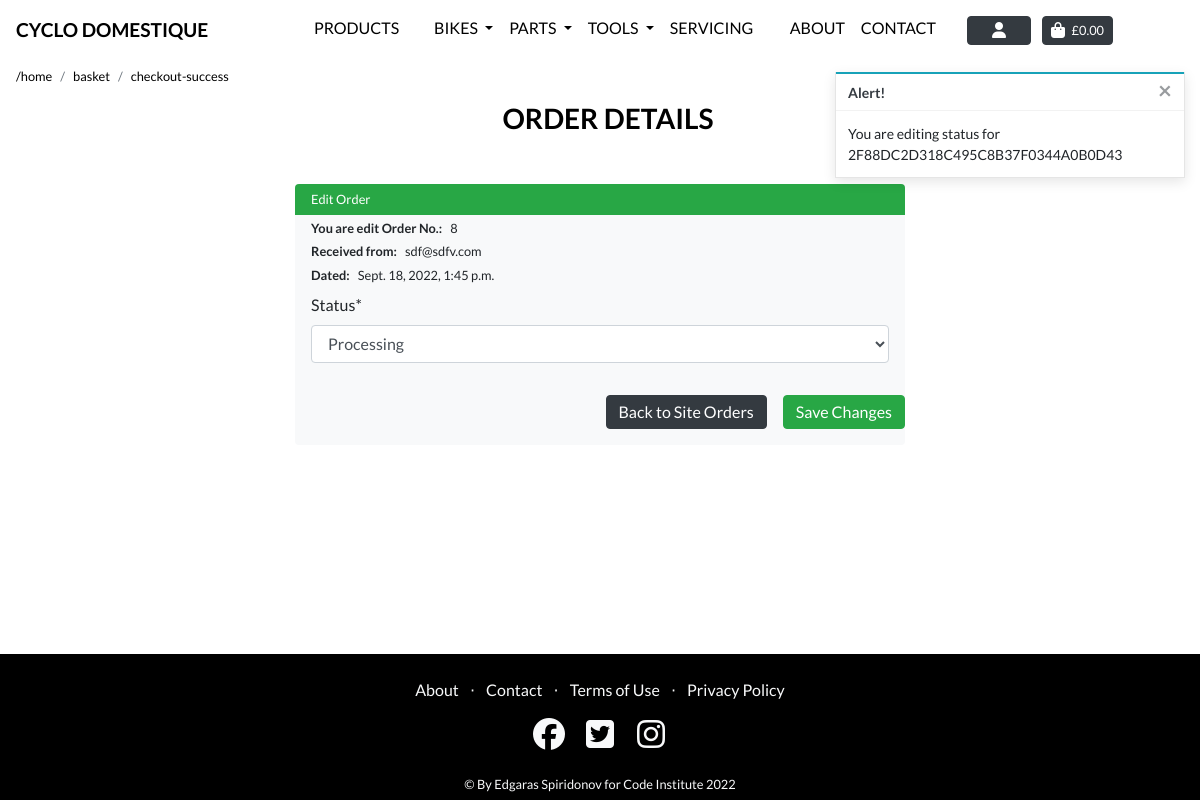
The page /profile/order/edit/2F88DC2D318C495C8B37F0344A0B0D43/ (signed in) on the database as committed earlier.
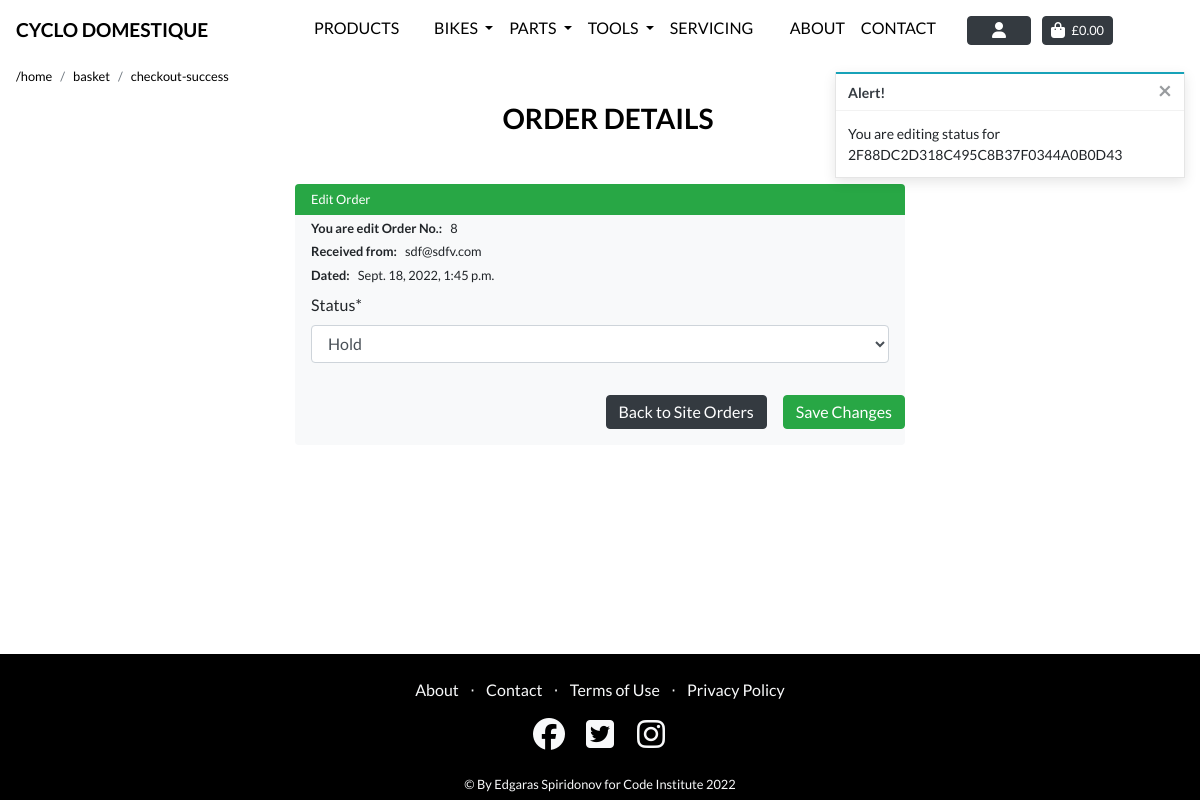
The same page on the database as committed later.
### checkout/models.py (models this page shows, shortened)
class Order(models.Model):
    order_number = models.CharField(max_length=32, null=False, editable=False)
    user_profile = models.ForeignKey(UserProfile, on_delete=models.SET_NULL,
                                     null=True, blank=True,
                                     related_name='orders')
    full_name = models.CharField(max_length=50, null=False, blank=False)
    email = models.EmailField(max_length=254, null=False, blank=False)
    phone_number = models.CharField(max_length=20, null=False, blank=False)
    town_or_city = models.CharField(max_length=40, null=False, blank=False)
    street_address1 = models.CharField(max_length=80, null=False, blank=False)
    street_address2 = models.CharField(max_length=80, null=True, blank=True)
    county = models.CharField(max_length=80, null=True, blank=True)
    country = CountryField(blank_label='Country *', null=False, blank=False)
    postcode = models.CharField(max_length=20, null=True, blank=True)
    date = models.DateTimeField(auto_now_add=True)
    delivery_cost = models.DecimalField(max_digits=6,
                                        decimal_places=2,
                                        null=False, default=0)
    order_total = models.DecimalField(max_digits=10,
                                      decimal_places=2,
                                      null=False, default=0)
    grand_total = models.DecimalField(max_digits=10,
                                      decimal_places=2,
                                      null=False, default=0)
    original_basket = models.TextField(null=False, blank=False, default='')
    stripe_pid = models.CharField(max_length=254,
                                  null=False, blank=False, default='')
    status = models.IntegerField(choices=status, default=0)

### profiles/views.py (the view)
# urls.py: path('order/edit/<order_number>/', views.edit_order, name='edit_order'),
@login_required
def edit_order(request, order_number):
    if not request.user.is_superuser:
        messages.error(request, 'Sorry, only store owners can do that.')
        return redirect(reverse('home'))
    order = get_object_or_404(Order, order_number=order_number)
    if request.method == 'POST':
        form = UpdateOrder(request.POST, instance=order)
        if form.is_valid():
            form.save()
            messages.success(request, 'Successfully updated order!')
            return redirect(reverse('site_orders'))
        else:
            messages.error(request, 'Failed to update order status.'
                           'Please ensure the form is valid.')
    else:
        form = UpdateOrder(instance=order)
        messages.info(request, f'You are editing status '
                      f'for {order.order_number}')
    template = 'profiles/edit_order.html'
    context = {
        'form': form,
        'order': order,
        'on_inventory_page': True
    }
    return render(request, template, context)

### profiles/forms.py
class UpdateOrder(forms.ModelForm):
    class Meta:
        model = Order
        fields = ['status']

### profiles/templates/profiles/edit_order.html (shortened to what this page needs)
{% extends "base.html" %}
{% load static %}
{% block extra_css %}
    <link rel="stylesheet" href="{% static 'checkout/css/checkout.css' %}">
    <link rel="stylesheet" href="{% static 'css/page_navbar.css' %}">
{% endblock %}
{% block page_header %}
<div class="header-container header-mobile">
</div>
{% endblock %}
{% block content %}
<div class="ml-3">
    <div class="col-md-12 px-0 mb-1">
        <nav aria-label="breadcrumb">
          <ol class="breadcrumb bg-transparent pl-0 mb-0  small">
            <li class="breadcrumb-item"><a class="text-black text-lowercase" href="/">/home</a></li>
            <li class="breadcrumb-item"><a class="text-black text-lowercase" href="/basket">basket</a></li>
            <li class="breadcrumb-item"><a class="text-black text-lowercase" href="/checkout/checkout_success/ {{ order.order_number }}">checkout-success</a></li>
          </ol>
        </nav>
    </div>
</div>
<div class="container">
    <div class="row">
        <div class="col">
            <h3 class="text-black text-uppercase font-weight-bold mb-5 text-center pl-3"> Order Details </h3>
        </div>
    </div>
    <div class="row">
        <div class="col-2 d-none d-md-block d-lg-block d-xl-block"></div>
        <div class="col-12 col-md-8 ">
            <form method="POST" action="{% url 'edit_order' order.order_number %}" class="form bg-light rounded " enctype="multipart/form-data">
                <h5 class="pl-3 bg-success rounded-top text-white font-weight-normal small py-2 mb-0">Edit Order</h5>
                <div class="px-3">
                    <p class="pt-1 m-0 small"><span class="font-weight-bold pr-2">You are edit Order No.:</span>{{ order.pk}}</p>
                    <p class="pt-1 m-0 small"><span class="font-weight-bold pr-2">Received from:</span>{{ order.email}}</p>
                    <p class="pt-1 m-0 small"><span class="font-weight-bold pr-2">Dated:</span>{{ order.date}}</p>
                </div>
                <div class="px-3 mt-2">
                    {% for field in form %}
                        {{ field | as_crispy_field  }}
                    {% endfor %}
                </div>
                <div class="text-right py-3 mb-5">
                    <a class="btn  btn-dark rounded flex-column py-1 mr-3" href="{% url 'site_orders' %}">Back to Site Orders</a>
                    <button class="btn btn-success rounded flex-column py-1 float-right" type="submit">Save Changes</button>
                </div>
            </form>
    </div>
</div>
{% include "includes/footer.html" %}
{% endblock %}

Rows that differ between the two databases and show on the page:
changed Order "sdf@sdfv.com": status "Processing" → "Hold"
